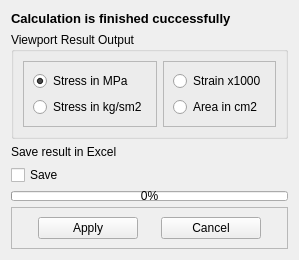
<?xml version="1.0" encoding="UTF-8"?>
<ui version="4.0">
 <class>InfoForm</class>
 <widget class="QWidget" name="InfoForm">
  <property name="geometry">
   <rect>
    <x>0</x>
    <y>0</y>
    <width>299</width>
    <height>240</height>
   </rect>
  </property>
  <property name="sizePolicy">
   <sizepolicy hsizetype="Fixed" vsizetype="Fixed">
    <horstretch>0</horstretch>
    <verstretch>0</verstretch>
   </sizepolicy>
  </property>
  <property name="windowTitle">
   <string>Form</string>
  </property>
  <layout class="QVBoxLayout" name="verticalLayout">
   <item>
    <widget class="QLabel" name="resultLabel">
     <property name="maximumSize">
      <size>
       <width>16777215</width>
       <height>30</height>
      </size>
     </property>
     <property name="font">
      <font>
       <pointsize>10</pointsize>
       <weight>75</weight>
       <bold>true</bold>
      </font>
     </property>
     <property name="text">
      <string>Calculation is finished cuccessfully</string>
     </property>
    </widget>
   </item>
   <item>
    <widget class="QGroupBox" name="outputBox">
     <property name="title">
      <string>Viewport Result Output</string>
     </property>
     <layout class="QHBoxLayout" name="horizontalLayout">
      <item>
       <widget class="QFrame" name="StressFrame">
        <property name="frameShape">
         <enum>QFrame::StyledPanel</enum>
        </property>
        <property name="frameShadow">
         <enum>QFrame::Raised</enum>
        </property>
        <layout class="QVBoxLayout" name="verticalLayout_2">
         <item>
          <widget class="QRadioButton" name="stressMPaButton">
           <property name="text">
            <string>Stress in MPa</string>
           </property>
           <property name="checked">
            <bool>true</bool>
           </property>
          </widget>
         </item>
         <item>
          <widget class="QRadioButton" name="stressKg_sm2Button">
           <property name="text">
            <string>Stress in kg/sm2</string>
           </property>
          </widget>
         </item>
        </layout>
       </widget>
      </item>
      <item>
       <widget class="QFrame" name="StrainFrame">
        <property name="frameShape">
         <enum>QFrame::StyledPanel</enum>
        </property>
        <property name="frameShadow">
         <enum>QFrame::Raised</enum>
        </property>
        <layout class="QVBoxLayout" name="verticalLayout_3">
         <item>
          <widget class="QRadioButton" name="strainButton">
           <property name="text">
            <string>Strain x1000</string>
           </property>
          </widget>
         </item>
         <item>
          <widget class="QRadioButton" name="areaButton">
           <property name="text">
            <string>Area in cm2</string>
           </property>
          </widget>
         </item>
        </layout>
       </widget>
      </item>
     </layout>
    </widget>
   </item>
   <item>
    <widget class="QLabel" name="exportLabel">
     <property name="text">
      <string>Save result in Excel</string>
     </property>
    </widget>
   </item>
   <item>
    <widget class="QCheckBox" name="saveCheckBox">
     <property name="text">
      <string>Save</string>
     </property>
    </widget>
   </item>
   <item>
    <widget class="QProgressBar" name="cProgressBar">
     <property name="maximumSize">
      <size>
       <width>16777215</width>
       <height>10</height>
      </size>
     </property>
     <property name="value">
      <number>0</number>
     </property>
    </widget>
   </item>
   <item>
    <widget class="QFrame" name="buttonFrame">
     <property name="frameShape">
      <enum>QFrame::StyledPanel</enum>
     </property>
     <property name="frameShadow">
      <enum>QFrame::Raised</enum>
     </property>
     <layout class="QHBoxLayout" name="horizontalLayout_2">
      <item>
       <widget class="QPushButton" name="applyButton">
        <property name="maximumSize">
         <size>
          <width>100</width>
          <height>16777215</height>
         </size>
        </property>
        <property name="text">
         <string>Apply</string>
        </property>
       </widget>
      </item>
      <item>
       <widget class="QPushButton" name="cancelButton">
        <property name="maximumSize">
         <size>
          <width>100</width>
          <height>16777215</height>
         </size>
        </property>
        <property name="text">
         <string>Cancel</string>
        </property>
       </widget>
      </item>
     </layout>
    </widget>
   </item>
  </layout>
 </widget>
 <resources/>
 <connections>
  <connection>
   <sender>cancelButton</sender>
   <signal>clicked()</signal>
   <receiver>InfoForm</receiver>
   <slot>close()</slot>
   <hints>
    <hint type="sourcelabel">
     <x>219</x>
     <y>185</y>
    </hint>
    <hint type="destinationlabel">
     <x>269</x>
     <y>2</y>
    </hint>
   </hints>
  </connection>
 </connections>
</ui>
